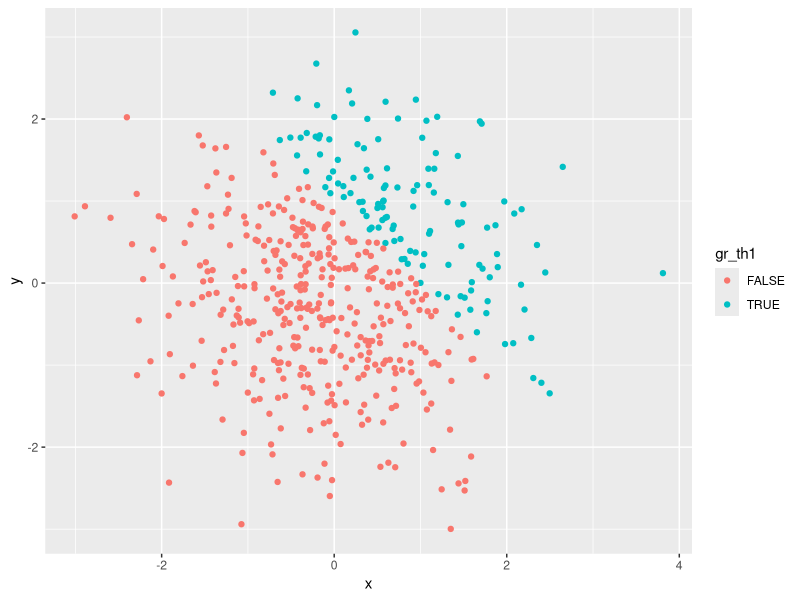
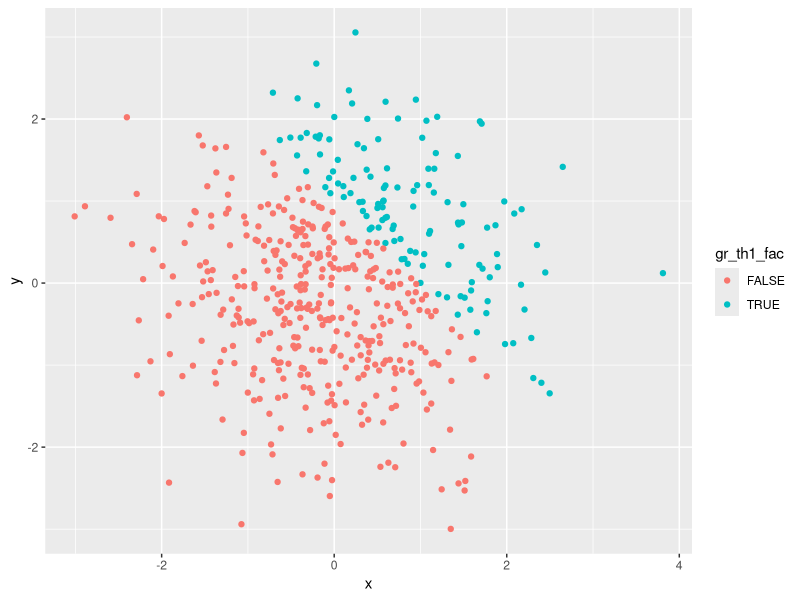
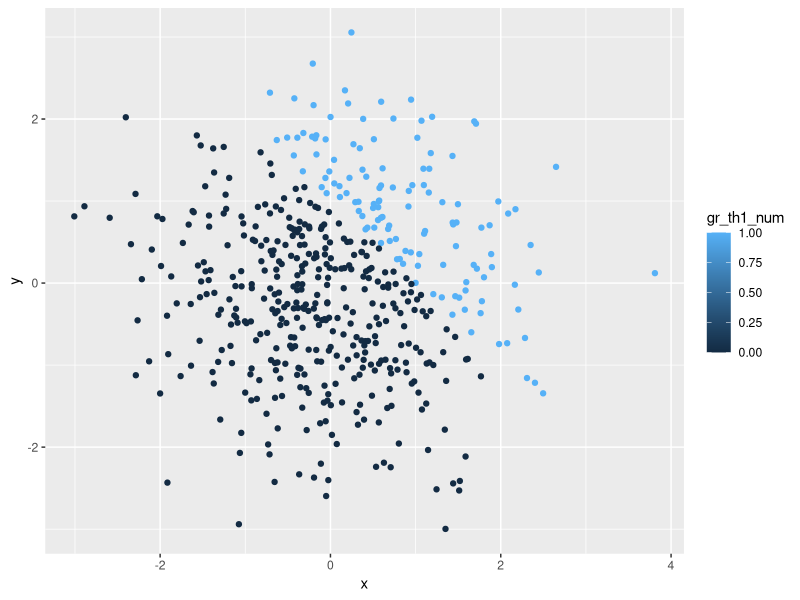

R code for these plots, in order:
## ---- chunk 1
library(tidyverse)
## ---- chunk 2
df1 = tibble(
  samp = rnorm(8),
  samp_pos = samp > 0,
  char_vec = c("This", "is", "a", "character", "vector", "of", "length", "eight"),
  fact_vec = factor(c("fac1", "fac2", "fac3", "fac4", "fac5", "fac6", "fac7", "fac8")))
## ---- chunk 3
## This returns a zero, not sure why

df1n <- df1 %>% 
  mutate(
    samp_pos = as.numeric(samp_pos))
prod(
  pull(df1n, samp_pos),
  pull(df1n, samp))
## ---- chunk 4
## The last one returns something more like what I expected, a random number

df1fn <- df1 %>% 
  mutate(
    samp_pos = as.factor(samp_pos)) %>% 
  mutate(
    samp_pos = as.numeric(samp_pos))
prod(
  pull(df1fn, samp_pos), 
  pull(df1fn, samp))
## ---- chunk 5
set.seed(1)

df2 = tibble(
  x = rnorm(500),
  y = rnorm(500),
  gr_th1 = x + y > 1,
  gr_th1_num = as.numeric(gr_th1),
  gr_th1_fac = factor(gr_th1)
)
## ---- chunk 6
## This makes a plot using the logical vector to color points

ggplot(df2,
       aes(x, y, color = gr_th1)) +
  geom_point()
## ---- chunk 7
## This makes a plot using the factor vector to color points

ggplot(df2,
       aes(x, y, color = gr_th1_fac)) +
  geom_point()
## ---- chunk 8
## This makes a plot using the numerical vector to color points

ggplot(df2,
       aes(x, y, color = gr_th1_num)) +
  geom_point()
